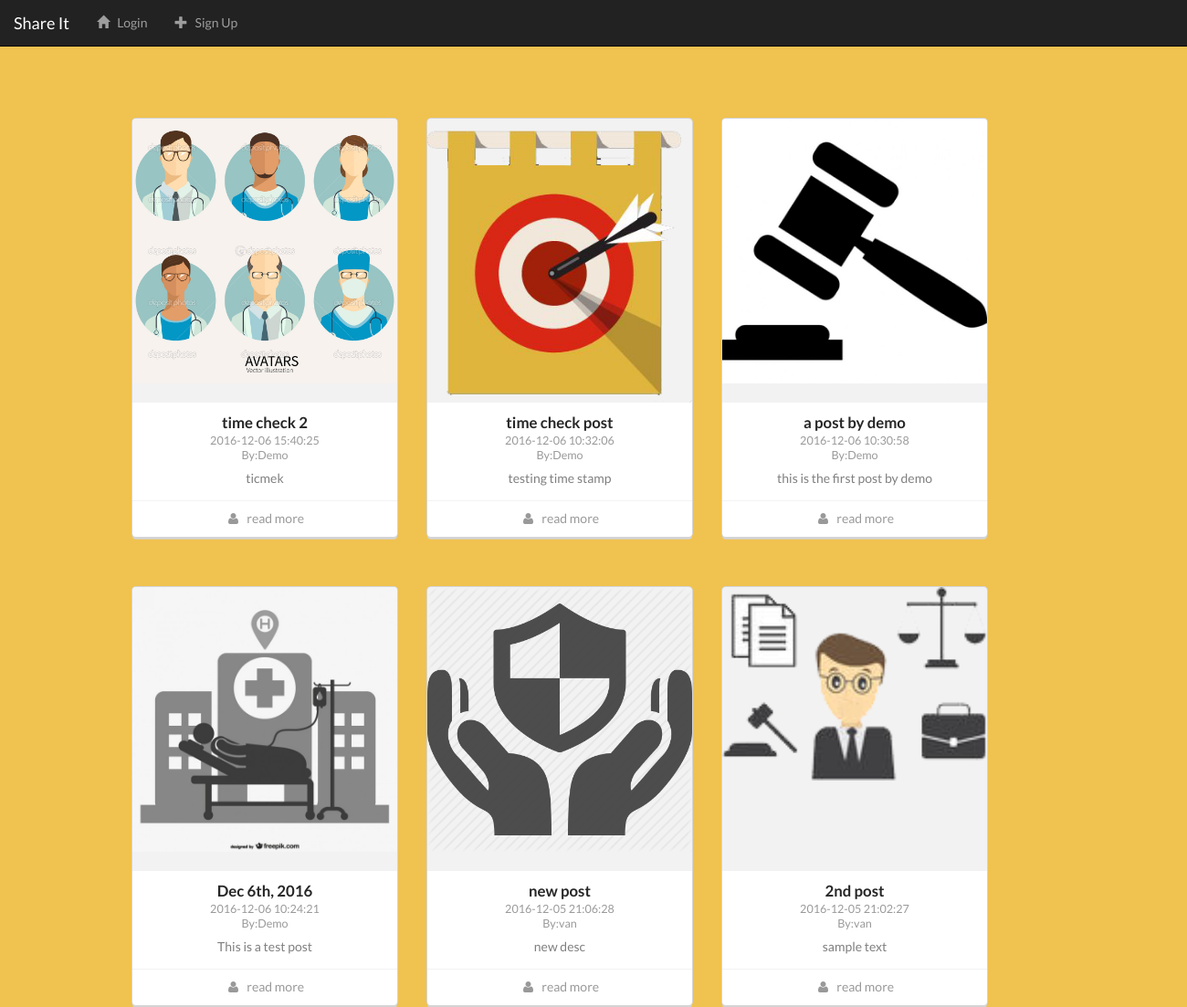
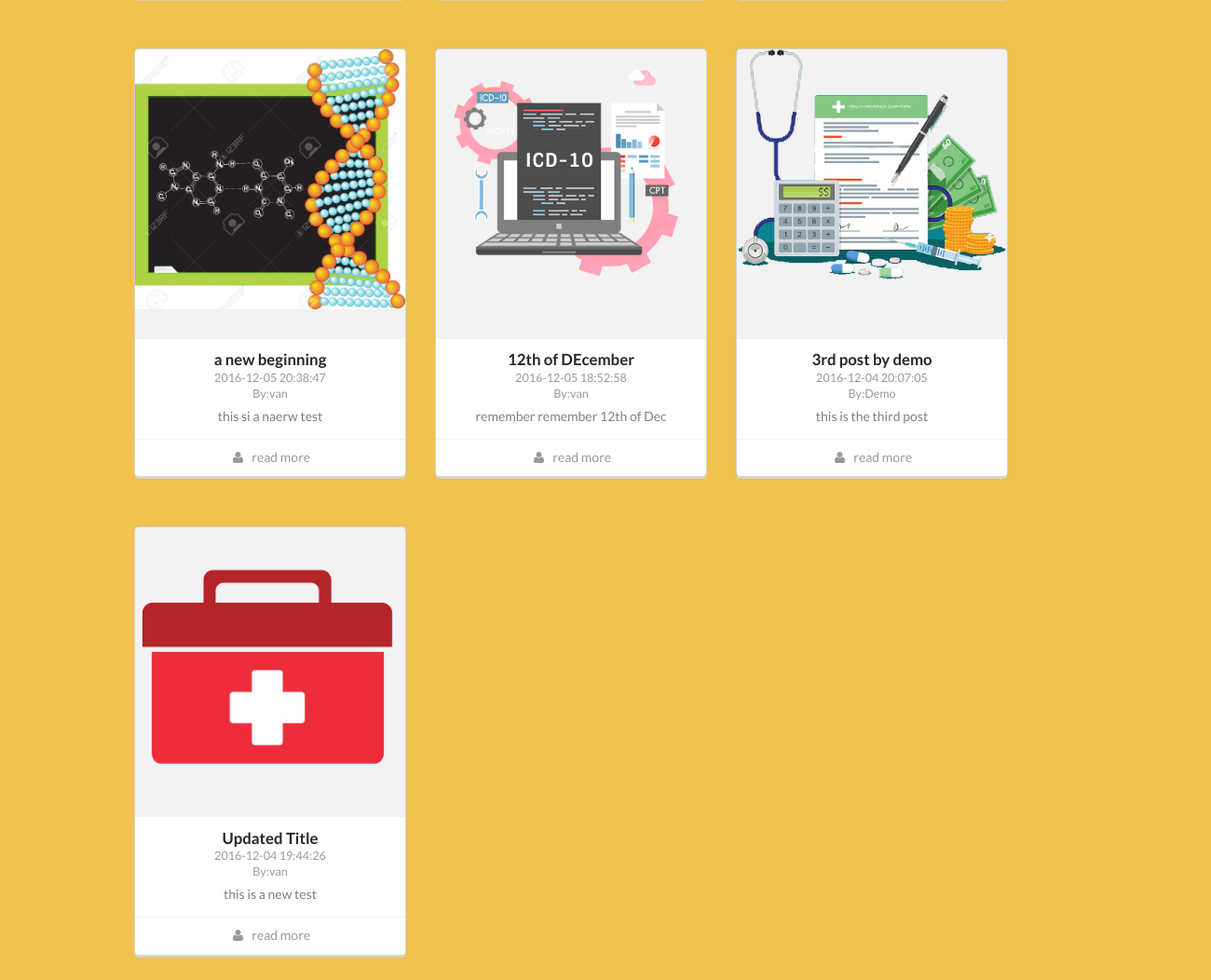
Screenshot of /index1.php with the database file from the repository (2 pictures, top to bottom).
### tables this page shows
CREATE TABLE IF NOT EXISTS `blog_posts` (
  `memberID` int(11) NOT NULL DEFAULT '0',
  `postID` int(11) NOT NULL,
  `postTitle` varchar(255) DEFAULT NULL,
  `postDesc` text,
  `postCont` text,
  `postDate` datetime DEFAULT NULL,
  `field_image` varchar(255) DEFAULT NULL
);

CREATE TABLE IF NOT EXISTS `blog_members` (
  `memberID` int(11) NOT NULL,
  `username` varchar(255) DEFAULT NULL,
  `password` varchar(255) DEFAULT NULL,
  `email` varchar(255) DEFAULT NULL
);

### index1.php (the view, shortened to what this page needs)
<?php
include"head.php";
?>
<?php
if (isset($_SESSION['userSession'])!="") {
?>
<div style="margin-bottom:10%;" id="navbar-wrapper" class="container">
    <nav style="padding-right:10px;" class="navbar navbar-fixed-top navbar-inverse">
            <div class="navbar-header">
            <button type="button" class="navbar-toggle collapsed" data-toggle="collapse" data-target="#navbar" aria-expanded="false" aria-controls="navbar">
                <span class="sr-only">Toggle navigation</span>
                <span class="icon-bar"></span>
                <span class="icon-bar"></span>
                <span class="icon-bar"></span>
            </button>
            <a class="navbar-brand" href="home.php">Share It</a>
            </div>
            <div id="navbar" class="navbar-collapse collapse">
            <ul class="nav navbar-nav">
                <li><a href="home.php"><span class = "glyphicon glyphicon-home"></span> &nbsp Home</a></li>
                <li><a href="addpost.php"><span class = "glyphicon glyphicon-plus"></span> &nbsp Add Post</a></li>
            </ul>
            <ul class="nav navbar-nav navbar-right">
                <li><a href="#"><span class="glyphicon glyphicon-user"></span>&nbsp; <?php echo $userRow['username']; ?></a></li>
                <li><a href="logout.php?logout"><span class="glyphicon glyphicon-log-out"></span>&nbsp; Logout</a></li>
            </ul>
            </div>
        </nav>
    </div>
<?php } else{ ?>
    <div style="margin-bottom:10%;" id="navbar-wrapper" class="container">
    <nav style="padding-right:10px;" class="navbar navbar-fixed-top navbar-inverse">
            <div class="navbar-header">
            <a class="navbar-brand" href="home.php">Share It</a>
            </div>
            <div id="navbar" class="navbar-collapse collapse">
            <ul class="nav navbar-nav">
                <li><a href="login.php"><span class = "glyphicon glyphicon-home"></span> &nbsp Login</a></li>
                <li><a href="register.php"><span class = "glyphicon glyphicon-plus"></span> &nbsp Sign Up</a></li>
            </ul>
            </div>
        </nav>
    </div>
<?php }?>
        <div style="margin-left:10%;margin-right:auto;" id="blog-posts" class="text-center">
            <div class="container">
                <div class="row">
                <?php
                $connection = new mysqli('localhost','root','root','blog','8889');
                $sql = "SELECT m.username,p.memberID,p.postID, p.postTitle,p.postDesc, p.postCont, p.postDate, p.field_image FROM blog_posts p, blog_members m WHERE m.memberID = p.memberID ORDER BY p.postDate desc";
                $result = mysqli_query($connection,$sql);
                while ($row = mysqli_fetch_array($result)) {
                ?>
                    <div style="height:478px; width:323px;margin-bottom:3%;" class="col-md-4">
                    <div class="ui card">
                    <div style="width:290px !important;height:311px!important;" class="image">
                        <img src="<?php echo $row['field_image']; ?>"  />
                    </div>
                    <div class="content">
                        <?php echo '<a href="viewpost.php?id='.$row['postID'].'" class="header">'.$row['postTitle'].'</a>'; ?>
                        <div class="meta">
                        <span class="date"><?php echo $row['postDate']; ?></span>
                        </div>
                        <div class="meta">
                            By:<span class="date"><?php echo $row['username']; ?></span>
                        </div>
                        <div class="description">
                        <?php echo $row['postDesc']; ?>
                        </div>
                    </div>
                    <div class="extra content">
                        <?php echo '<a href="viewpost.php?id='.$row['postID'].'">'; ?>
                        <i class="user icon"></i>
                        read more
                        </a>
                    </div>
                    </div><br>
                    </div>
                <?php
                }
            ?>
            </div>
    </div>
</div>
<?php
include"footer.php";
?>

### css/style.css (style rules this page uses)
body { overflow-x: hidden !important; background-color: #f0c24f !important; }

### rows the page displays
blog_posts: field_image (picture), postTitle "time check 2", postDate "2016-12-06 15:40:25", memberID.username "Demo", postDesc "ticmek"
blog_posts: field_image (picture), postTitle "time check post", postDate "2016-12-06 10:32:06", memberID.username "Demo", postDesc "testing time stamp"
blog_posts: field_image (picture), postTitle "a post by demo", postDate "2016-12-06 10:30:58", memberID.username "Demo", postDesc "this is the first post by demo"
blog_posts: field_image (picture), postTitle "Dec 6th, 2016", postDate "2016-12-06 10:24:21", memberID.username "Demo", postDesc "This is a test post"
blog_posts: field_image (picture), postTitle "new post", postDate "2016-12-05 21:06:28", memberID.username "van", postDesc "new desc"
blog_posts: field_image (picture), postTitle "2nd post", postDate "2016-12-05 21:02:27", memberID.username "van", postDesc "sample text"
blog_posts: field_image (picture), postTitle "a new beginning", postDate "2016-12-05 20:38:47", memberID.username "van", postDesc "this si a naerw test"
blog_posts: field_image (picture), postTitle "12th of DEcember", postDate "2016-12-05 18:52:58", memberID.username "van", postDesc "remember remember 12th of Dec"
blog_posts: field_image (picture), postTitle "3rd post by demo", postDate "2016-12-04 20:07:05", memberID.username "Demo", postDesc "this is the third post"
blog_posts: field_image (picture), postTitle "Updated Title", postDate "2016-12-04 19:44:26", memberID.username "van", postDesc "this is a new test"
